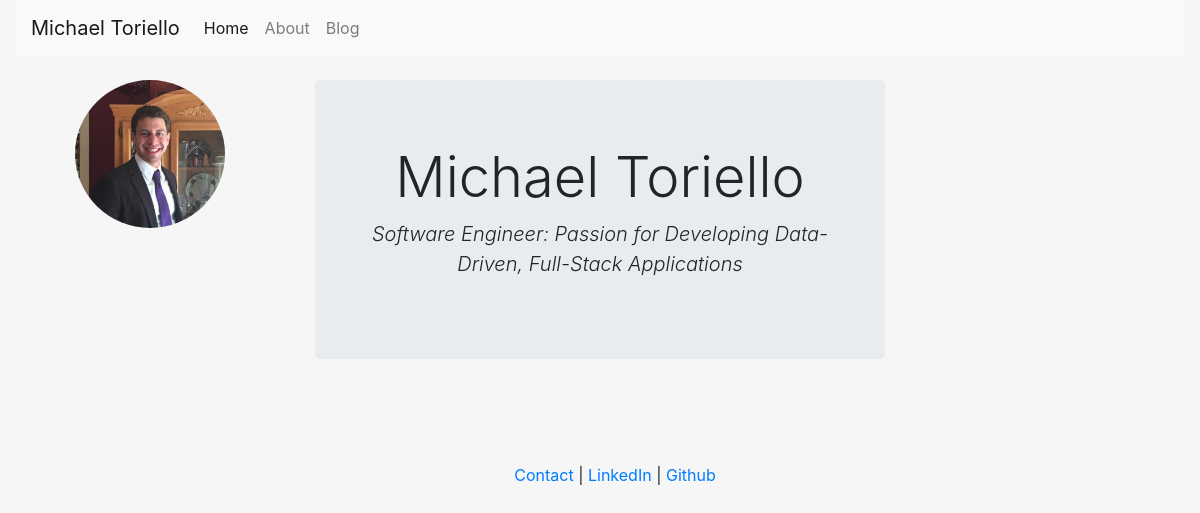
The page /blog/ on the database as committed earlier.
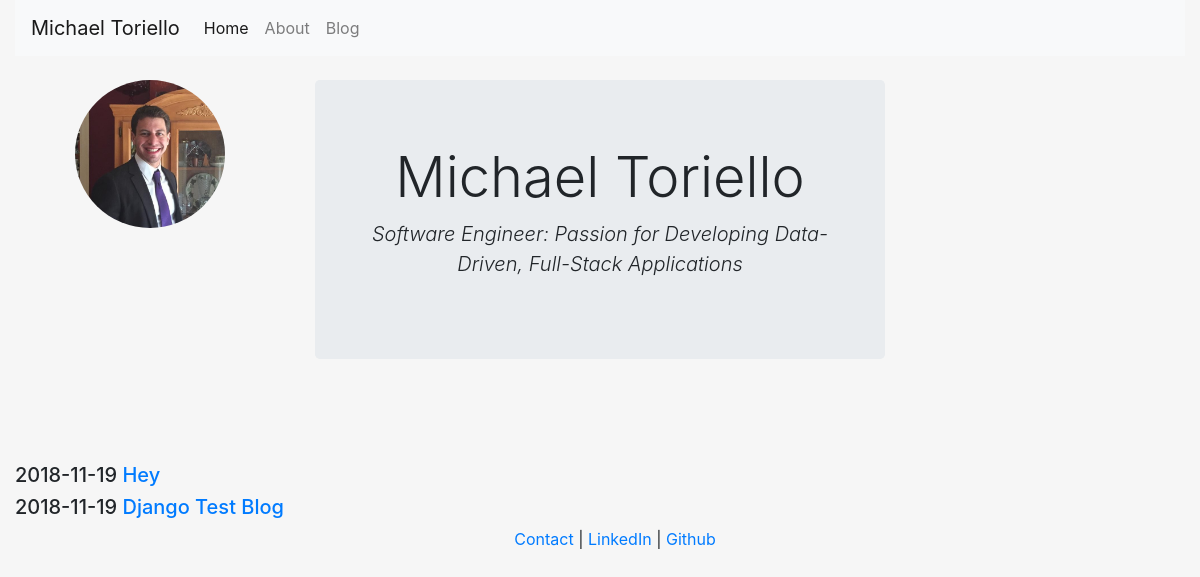
The same page on the database as committed later.
### blog/models.py (models this page shows, shortened)
class Post(models.Model):
	title = models.CharField(max_length=140)
	body = models.TextField()
	date = models.DateTimeField()

### blog/templates/blog/blog.html
{% extends "personal/header.html" %}
{% block content %}
  {% for post in object_list %}
    <h5>{{ post.date|date:"Y-m-d" }}
      <a href="/blog/{{post.id}}">{{post.title}}</a>
    </h5>
  {% endfor %}
{% endblock %}

### personal/templates/personal/header.html (shortened to what this page needs)
<!DOCTYPE html>
<html lang="en">
<head>
  {% load staticfiles %}
  <link rel="stylesheet" href="https://stackpath.bootstrapcdn.com/bootstrap/4.1.3/css/bootstrap.min.css">
  <link rel="stylesheet" href="{% static 'personal/css/style.css' %}">
</head>
<body class="body" style="background-color:#f6f6f6">
  <div class="container-fluid" style="min-height:95%; ">
    <nav class="navbar navbar-expand-lg navbar-light bg-light">
      <a class="navbar-brand" href="/">Michael Toriello</a>
      <div class="collapse navbar-collapse" id="navbarSupportedContent">
        <ul class="navbar-nav mr-auto">
          <li class="nav-item active">
            <a class="nav-link" href="/">Home<span class="sr-only">(current)</span></a>
          </li>
          <li class="nav-item">
            <a class="nav-link" href="/about/">About</a>
          </li>
          <li class="nav-item">
            <a class="nav-link" href="/blog/">Blog</a>
          </li>
        </ul>
      </div>
    </nav>
    <br>
    <div class="row">
      <div class="col-md-3">
        <center>
          <img src="{% static 'personal/img/profile_pic.jpg' %}" id="profile-pic" class="responsive-img rounded-circle" alt="face">
        </center>
        <br>
      </div>
      <div class="col-md-6">
        <div class="jumbotron vertical-center">
          <div class="container container-fluid">
            <h4 class="display-4">Michael Toriello</h4>
            <p id="description" class="lead font-italic">Software Engineer: Passion for Developing Data-Driven, Full-Stack Applications</p>
          </div>
        </div>
      </div>
      <div class="col-md-3">
      </div>
    </div>
    <br>
    <div class="row">
      <div class='container-fluid'>
      <br><br>
        {% block content %}
        {% endblock %}
      </div>
    </div>
  </div>
  <footer>
    <div id="footer-center" class="container-fluid" style='margin-left:15px'>
      <p><a href="#" target="blank">Contact</a> | <a href="#" target="blank">LinkedIn</a> | <a href="#" target="blank">Github</a></p>
    </div>
  </footer>
</body>
</html>

### personal/static/personal/css/style.css (style rules this page uses)
body { height: 100%; }
.vertical-center { text-align: center; }
#profile-pic { float: none; display: inline-block; max-width: 50%; min-width: 150px; height: auto; }
#footer-center { text-align: center; }

Rows that differ between the two databases and show on the page:
added Post: date "2018-11-19", title "Hey"
added Post: date "2018-11-19", title "Django Test Blog"
